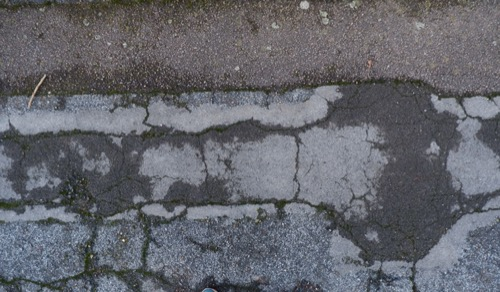
#> input picture my-frontend/src/admin/images/crack11.jpg, 500 x 292 px
$ python -i app.py   (imports and definitions only)
#> lines starting #> are read from the running program, lines starting #| are printed output that depends on the picture; after the words box and inside, x2 and y2 are one past the last pixel; in counts of white or black regions, pixels touching at a corner belong together
#> in analyze_road_damage, image is the input picture: shape (292, 500, 3); mean B, G, R 108.8, 102.3, 100.8
import cv2
import numpy as np
import joblib
import warnings
from flask import Flask, request, jsonify
import os
import tempfile

# Suppress the scikit-learn version warning
# [3 lines not run here, left out]

# Load the trained model
model_path = "road_damage_model.pkl"
# [6 lines not run here, left out]

# Function to extract features from image patches
def extract_features(image_patch):
    patch = cv2.resize(image_patch, (64, 64))  # Resize patch to a standard size
    gray = cv2.cvtColor(patch, cv2.COLOR_BGR2GRAY)  # Convert to grayscale
    edges = cv2.Canny(gray, 100, 200)  # Edge detection using Canny
    edge_density = np.sum(edges) / (64 * 64)  # Compute edge density
    hist = cv2.calcHist([patch], [0, 1, 2], None, [8, 8, 8], [0, 256, 0, 256, 0, 256]).flatten()  # Color histogram
    features = np.hstack([edge_density, hist])  # Combine features
    return features

# Function to detect damage regions in the image
def detect_damage_regions(image):
    gray = cv2.cvtColor(image, cv2.COLOR_BGR2GRAY)  # Convert to grayscale
    blurred = cv2.GaussianBlur(gray, (5, 5), 0)  # Apply Gaussian blur
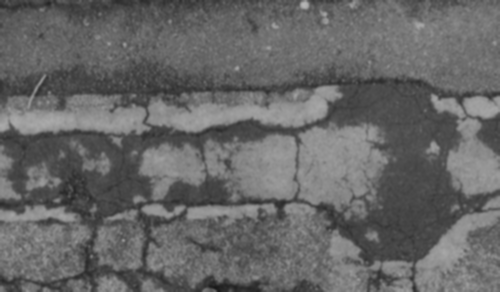
#> blurred: shape (292, 500); min 24, max 182, mean 102.6
    edges = cv2.Canny(blurred, 50, 150)  # Edge detection
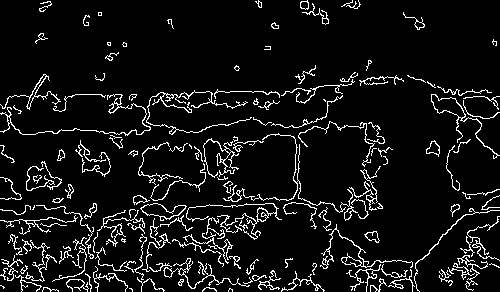
#> edges: shape (292, 500); 7.7% white in thin lines or dots
    contours, _ = cv2.findContours(edges.copy(), cv2.RETR_EXTERNAL, cv2.CHAIN_APPROX_SIMPLE)  # Find contours
#> contours = 149 contours, 92 with area under 20; largest, box (x1, y1, x2, y2) and area: (431, 94, 500, 159) 468, (140, 203, 187, 221) 382, (320, 224, 413, 269) 196, (186, 203, 282, 240) 187, (163, 258, 250, 289) 150

    boxes = []
    for cnt in contours:
        if cv2.contourArea(cnt) < 100:  # Ignore small contours
            continue
        x, y, w, h = cv2.boundingRect(cnt)  # Get bounding box
        boxes.append((x, y, x+w, y+h))  # Store bounding boxes
#> this loop made 149 passes
#> (x, y, w, h) on passes 30, 48: (163, 258, 87, 31), (320, 224, 93, 45)
#> after the loop, boxes = [(163, 258, 250, 289), (320, 224, 413, 269), (186, 203, 282, 240), (140, 203, 187, 221), (426, 140, 440, 157), (223, 133, 358, 221), (431, 94, 500, 159), (0, 94, 151, 136), (146, 90, 252, 135), (0, 74, 61, 110)]

    return boxes

# Function to map predictions to a damage score
def map_prediction_to_score(pred):
    # Map model predictions to damage scores
    return {0: 30, 1: 60, 2: 100}.get(pred, 0)

# Function to map damage score to severity level
def map_score_to_severity(score):
    if score >= 50:
        return "high"
    elif score >= 20:
        return "medium"
    else:
        return "low"

# Process an image and return damage assessment
def analyze_road_damage(image_path):
    # Read the image
    image = cv2.imread(image_path)
    if image is None:
        return {"error": "Could not read image"}

    # Detect damage regions
    boxes = detect_damage_regions(image)

    # Process each detected region
    total_score = 0
    count = 0
    damage_regions = []

    for (x1, y1, x2, y2) in boxes:
        patch = image[y1:y2, x1:x2]  # Extract the image patch
        if patch.size == 0 or patch.shape[0] == 0 or patch.shape[1] == 0:  # Skip empty patches
            continue

        try:
            features = extract_features(patch)  # Extract features from the patch

            if model is not None:
                prediction = model.predict([features])[0]  # Predict damage level (0, 1, 2)
            else:
                # Fallback if model failed to load
                prediction = 1  # Default to medium damage

            score = map_prediction_to_score(prediction)  # Get the corresponding score

            total_score += score
            count += 1

            damage_regions.append({
                "coordinates": [int(x1), int(y1), int(x2), int(y2)],
                "damage_level": int(prediction),
                "score": int(score)
            })
        except Exception as e:
            print(f"Error processing patch: {e}")
            continue
#> this loop made 10 passes
#> (x1, y1, x2, y2, edge_density in extract_features) on passes 1 to 10: (163, 258, 250, 289, 43.64), (320, 224, 413, 269, 26.46), (186, 203, 282, 240, 37.98), (140, 203, 187, 221, 20.48), (426, 140, 440, 157, 0), (223, 133, 358, 221, 34.86), (431, 94, 500, 159, 29.14), (0, 94, 151, 136, 37.91), (146, 90, 252, 135, 31.07), (0, 74, 61, 110, 30.19)
#| Error processing patch: name 'model' is not defined
#| Error processing patch: name 'model' is not defined
#| Error processing patch: name 'model' is not defined
#| Error processing patch: name 'model' is not defined
#| Error processing patch: name 'model' is not defined
#| Error processing patch: name 'model' is not defined
#| Error processing patch: name 'model' is not defined
#| Error processing patch: name 'model' is not defined
#> (further printed lines are left out)
#> pass 1, in analyze_road_damage, `patch = image[y1:y2, x1:x2]`:
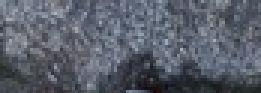
#> patch: shape (31, 87, 3) (shown 3 times larger); mean B, G, R 106.6, 94.9, 89.5
#> pass 1, in extract_features, `patch = cv2.resize(image_patch, (64, 64))`:
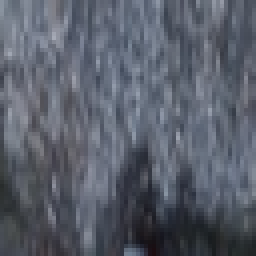
#> patch: shape (64, 64, 3) (shown 4 times larger); mean B, G, R 106.5, 94.8, 89.4
#> pass 1, in extract_features, `edges = cv2.Canny(gray, 100, 200)`:
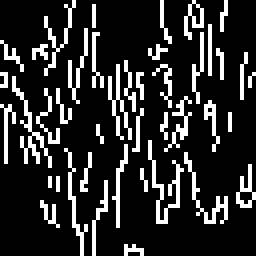
#> edges: shape (64, 64) (shown 4 times larger); 17.1% white in thin lines or dots
#> after the loop:
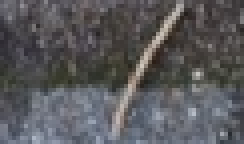
#> patch: shape (36, 61, 3) (shown 4 times larger); mean B, G, R 90.8, 88.3, 88.7
#> after the loop, count = 0; damage_regions = []; total_score = 0

    # Calculate the final damage score (average of all regions)
    final_score = int(total_score / count) if count > 0 else 0
#> final_score = 0
    severity = map_score_to_severity(final_score)
#> severity = 'low'

    return {
        "damage_detected": count > 0,
        "damage_count": count,
        "damage_regions": damage_regions,
        "final_score": final_score,
        "severity": severity
    }

# [23 lines that did not run here, left out]

# [2 lines not run here, left out]

>>> result = analyze_road_damage('../../../my-frontend/src/admin/images/crack11.jpg')
#> result = {'damage_detected': False, 'damage_count': 0, 'damage_regions': [], 'final_score': 0, 'severity': 'low'}

$ run again, on my-frontend/src/admin/images/pothole1.jpg
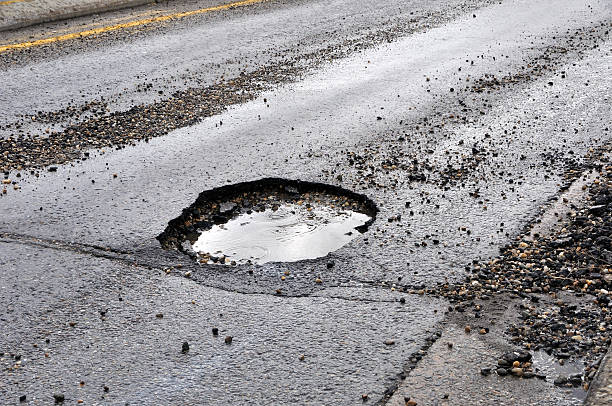
#> input picture my-frontend/src/admin/images/pothole1.jpg, 612 x 406 px
#> in analyze_road_damage, image is the input picture: shape (406, 612, 3); mean B, G, R 150.7, 148, 150.2
#> in detect_damage_regions, `edges = cv2.Canny(blurred, 50, 150)`:
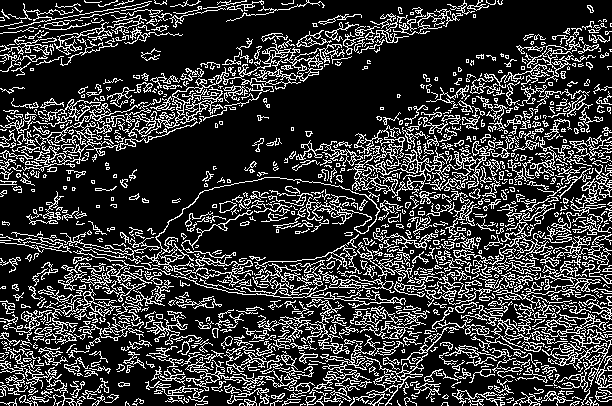
#> edges: shape (406, 612); 21.9% white in thin lines or dots
#> contours = 1135 contours, 893 with area under 20; largest, box (x1, y1, x2, y2) and area: (128, 39, 352, 138) 1726, (22, 102, 198, 172) 889, (347, 141, 490, 198) 790, (171, 260, 406, 308) 777, (453, 203, 556, 279) 516
#> the loop in detect_damage_regions, `for cnt in contours:` made 1135 passes
#> cnt on passes 17, 42, 48: [[412, 397], [412, 398], [415, 398], [413, 398]], [[324, 390], [331, 390]], [[609, 387], [611, 387]]
#> after the loop in detect_damage_regions, `for cnt in contours:`: boxes = 46 items, first 6: (309, 364, 370, 396), (220, 363, 297, 391), (185, 357, 225, 391), (224, 346, 281, 372), (542, 341, 601, 406), (571, 329, 612, 395)
#> the loop in analyze_road_damage, `for (x1, y1, x2, y2) in boxes:` made 46 passes
#> (x1, y1, x2, y2, edge_density in extract_features) on passes 1 to 8: (309, 364, 370, 396, 84.17), (220, 363, 297, 391, 90.96), (185, 357, 225, 391, 90.77), (224, 346, 281, 372, 89.65), (542, 341, 601, 406, 87.03), (571, 329, 612, 395, 90.77), (350, 327, 459, 406, 85.48), (147, 319, 188, 345, 80)
#> (printed output is left out)
#> after the loop in analyze_road_damage, `for (x1, y1, x2, y2) in boxes:`:
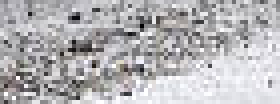
#> patch: shape (26, 70, 3) (shown 4 times larger); mean B, G, R 182, 179.4, 180.5
#> after the loop in analyze_road_damage, `for (x1, y1, x2, y2) in boxes:`: count = 0; damage_regions = []; total_score = 0
#> severity = 'low'
#> result = {'damage_detected': False, 'damage_count': 0, 'damage_regions': [], 'final_score': 0, 'severity': 'low'}
